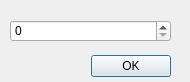
<?xml version="1.0" encoding="UTF-8"?>
<ui version="4.0">
 <class>frmMinute</class>
 <widget class="QDialog" name="frmMinute">
  <property name="geometry">
   <rect>
    <x>0</x>
    <y>0</y>
    <width>190</width>
    <height>82</height>
   </rect>
  </property>
  <property name="windowTitle">
   <string>Minute</string>
  </property>
  <widget class="QDialogButtonBox" name="buttonBox">
   <property name="geometry">
    <rect>
     <x>0</x>
     <y>50</y>
     <width>171</width>
     <height>32</height>
    </rect>
   </property>
   <property name="orientation">
    <enum>Qt::Horizontal</enum>
   </property>
   <property name="standardButtons">
    <set>QDialogButtonBox::Ok</set>
   </property>
  </widget>
  <widget class="QSpinBox" name="minuteEdit">
   <property name="geometry">
    <rect>
     <x>10</x>
     <y>20</y>
     <width>161</width>
     <height>22</height>
    </rect>
   </property>
  </widget>
 </widget>
 <resources/>
 <connections>
  <connection>
   <sender>buttonBox</sender>
   <signal>accepted()</signal>
   <receiver>frmMinute</receiver>
   <slot>accept()</slot>
   <hints>
    <hint type="sourcelabel">
     <x>248</x>
     <y>254</y>
    </hint>
    <hint type="destinationlabel">
     <x>157</x>
     <y>274</y>
    </hint>
   </hints>
  </connection>
  <connection>
   <sender>buttonBox</sender>
   <signal>rejected()</signal>
   <receiver>frmMinute</receiver>
   <slot>reject()</slot>
   <hints>
    <hint type="sourcelabel">
     <x>316</x>
     <y>260</y>
    </hint>
    <hint type="destinationlabel">
     <x>286</x>
     <y>274</y>
    </hint>
   </hints>
  </connection>
 </connections>
</ui>
